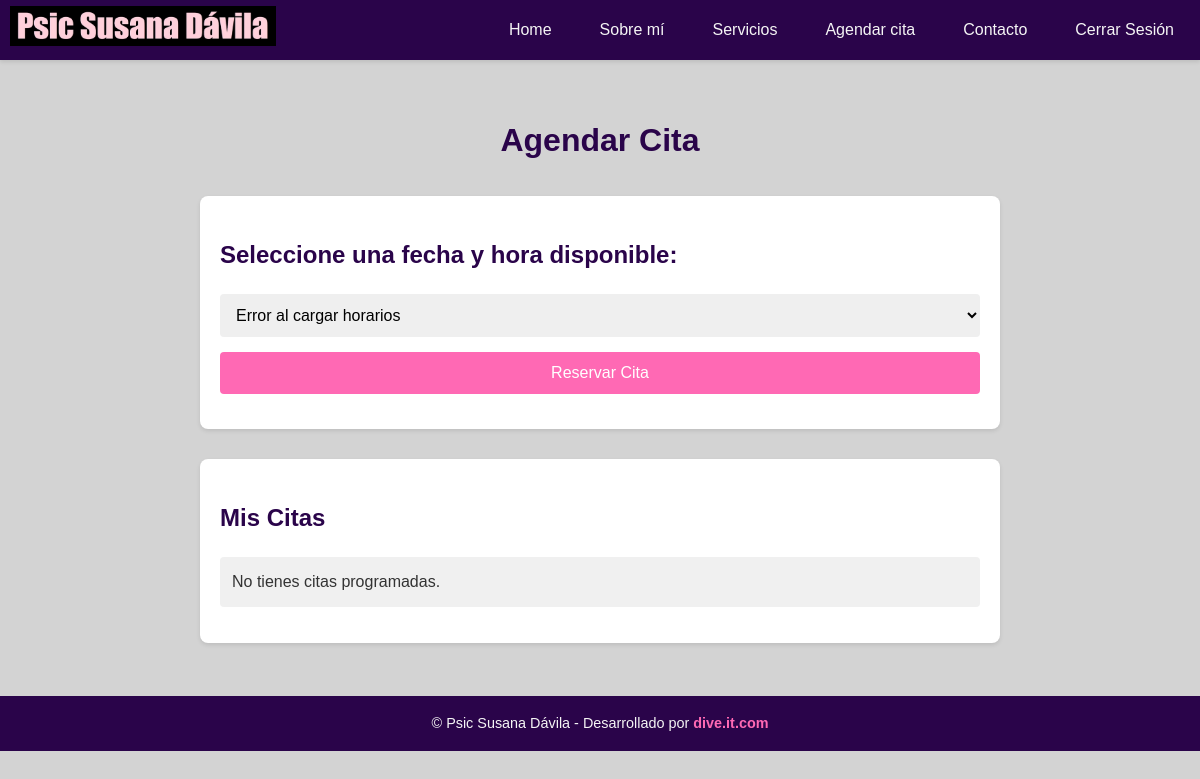
/appointment/ (signed in), run on an earlier commit of the app's database.
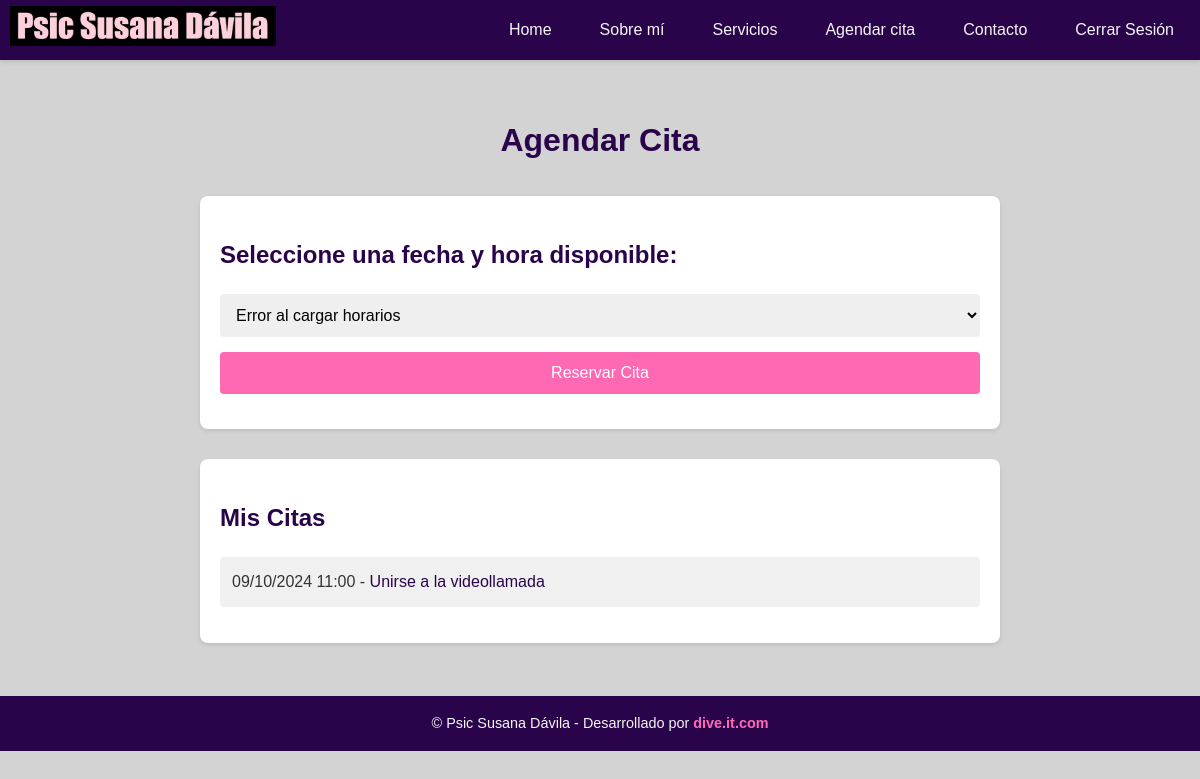
And on a later commit of the database.
### website/models.py (models this page shows, shortened)
class Appointment(models.Model):
    user = models.ForeignKey(CustomUser, on_delete=models.CASCADE)
    availability = models.OneToOneField(Availability, on_delete=models.CASCADE)
    created_at = models.DateTimeField(auto_now_add=True)
    is_paid = models.BooleanField(default=False)
    google_meet_link = models.URLField(blank=True, null=True)

class Availability(models.Model):
    date = models.DateField()
    start_time = models.TimeField()
    end_time = models.TimeField()
    is_booked = models.BooleanField(default=False)

### website/views.py (the view)
# urls.py: path('appointment/', views.appointment, name='appointment'),
@login_required
def appointment(request):
    availabilities = Availability.objects.filter(is_booked=False, date__gte=timezone.now().date()).order_by('date', 'start_time')
    user_appointments = Appointment.objects.filter(user=request.user).order_by('availability__date', 'availability__start_time')
    return render(request, 'appointment.html', {'availabilities': availabilities, 'user_appointments': user_appointments})

### website/templates/appointment.html (shortened to what this page needs)
{% extends "base.html" %}
{% load static %}
{% block extra_css %}
<link rel="stylesheet" href="{% static 'css/appointment.css' %}">
{% endblock %}
{% block content %}
<div class="appointment-container">
    <h1>Agendar Cita</h1>
    <div class="appointment-form">
        <h2>Seleccione una fecha y hora disponible:</h2>
        <select id="availability-select">
            <option value="">Cargando horarios...</option>
        </select>
        <button id="book-appointment">Reservar Cita</button>
    </div>
    <div class="user-appointments">
        <h2>Mis Citas</h2>
        <ul id="user-appointments-list">
            {% for appointment in user_appointments %}
            <li>
                {{ appointment.availability.date|date:"d/m/Y" }} {{ appointment.availability.start_time|time:"H:i" }}
                {% if appointment.google_meet_link %}
                    - <a href="{{ appointment.google_meet_link }}" target="_blank" class="meet-link">Unirse a la videollamada</a>
                {% else %}
                    - <span class="pending">Enlace pendiente</span>
                {% endif %}
            </li>
            {% empty %}
            <li>No tienes citas programadas.</li>
            {% endfor %}
        </ul>
    </div>
</div>
{% endblock %}

What changed in the data, as far as the page shows it:
added Appointment: availability "09/10/2024", availability.start_time "11:00"
Also different on the page:
text no longer shown: "No tienes citas programadas."
